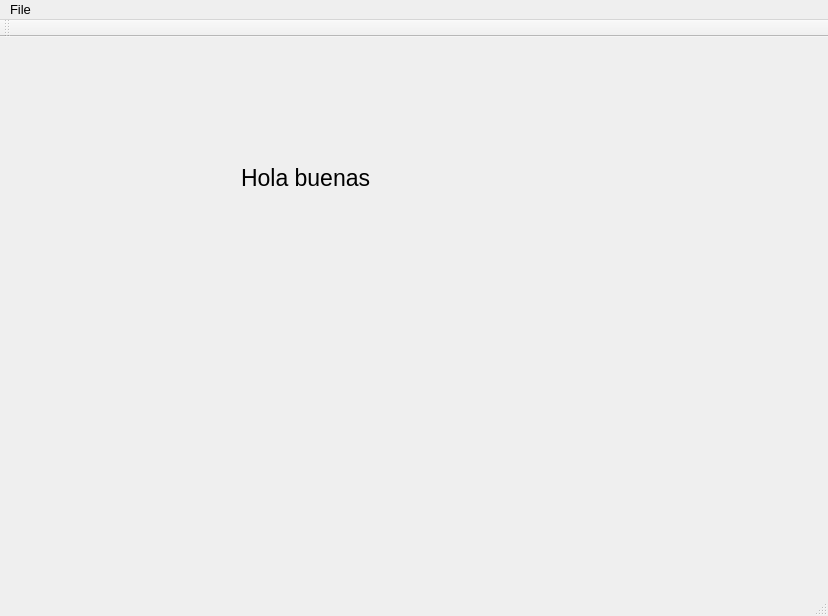
<?xml version="1.0" encoding="UTF-8"?>
<ui version="4.0">
 <class>PointCloudEditorClass</class>
 <widget class="QMainWindow" name="PointCloudEditorClass">
  <property name="geometry">
   <rect>
    <x>0</x>
    <y>0</y>
    <width>828</width>
    <height>616</height>
   </rect>
  </property>
  <property name="font">
   <font>
    <pointsize>10</pointsize>
   </font>
  </property>
  <property name="windowTitle">
   <string>PointCloudEditor</string>
  </property>
  <widget class="QWidget" name="centralWidget">
   <widget class="QWidget" name="verticalLayoutWidget">
    <property name="geometry">
     <rect>
      <x>230</x>
      <y>70</y>
      <width>311</width>
      <height>141</height>
     </rect>
    </property>
    <layout class="QVBoxLayout" name="verticalLayout">
     <item>
      <widget class="QLabel" name="label">
       <property name="sizePolicy">
        <sizepolicy hsizetype="Preferred" vsizetype="Preferred">
         <horstretch>0</horstretch>
         <verstretch>0</verstretch>
        </sizepolicy>
       </property>
       <property name="font">
        <font>
         <pointsize>17</pointsize>
        </font>
       </property>
       <property name="text">
        <string>Hola buenas</string>
       </property>
       <property name="textFormat">
        <enum>Qt::PlainText</enum>
       </property>
       <property name="textInteractionFlags">
        <set>Qt::LinksAccessibleByMouse</set>
       </property>
      </widget>
     </item>
    </layout>
   </widget>
  </widget>
  <widget class="QMenuBar" name="menuBar">
   <property name="geometry">
    <rect>
     <x>0</x>
     <y>0</y>
     <width>828</width>
     <height>23</height>
    </rect>
   </property>
   <widget class="QMenu" name="menuFile">
    <property name="title">
     <string>File</string>
    </property>
    <addaction name="actionSave"/>
   </widget>
   <addaction name="menuFile"/>
  </widget>
  <widget class="QToolBar" name="mainToolBar">
   <attribute name="toolBarArea">
    <enum>TopToolBarArea</enum>
   </attribute>
   <attribute name="toolBarBreak">
    <bool>false</bool>
   </attribute>
  </widget>
  <widget class="QStatusBar" name="statusBar"/>
  <action name="actionSave">
   <property name="text">
    <string>Save</string>
   </property>
  </action>
 </widget>
 <layoutdefault spacing="6" margin="11"/>
 <resources>
  <include location="PointCloudEditor.qrc"/>
 </resources>
 <connections/>
</ui>
